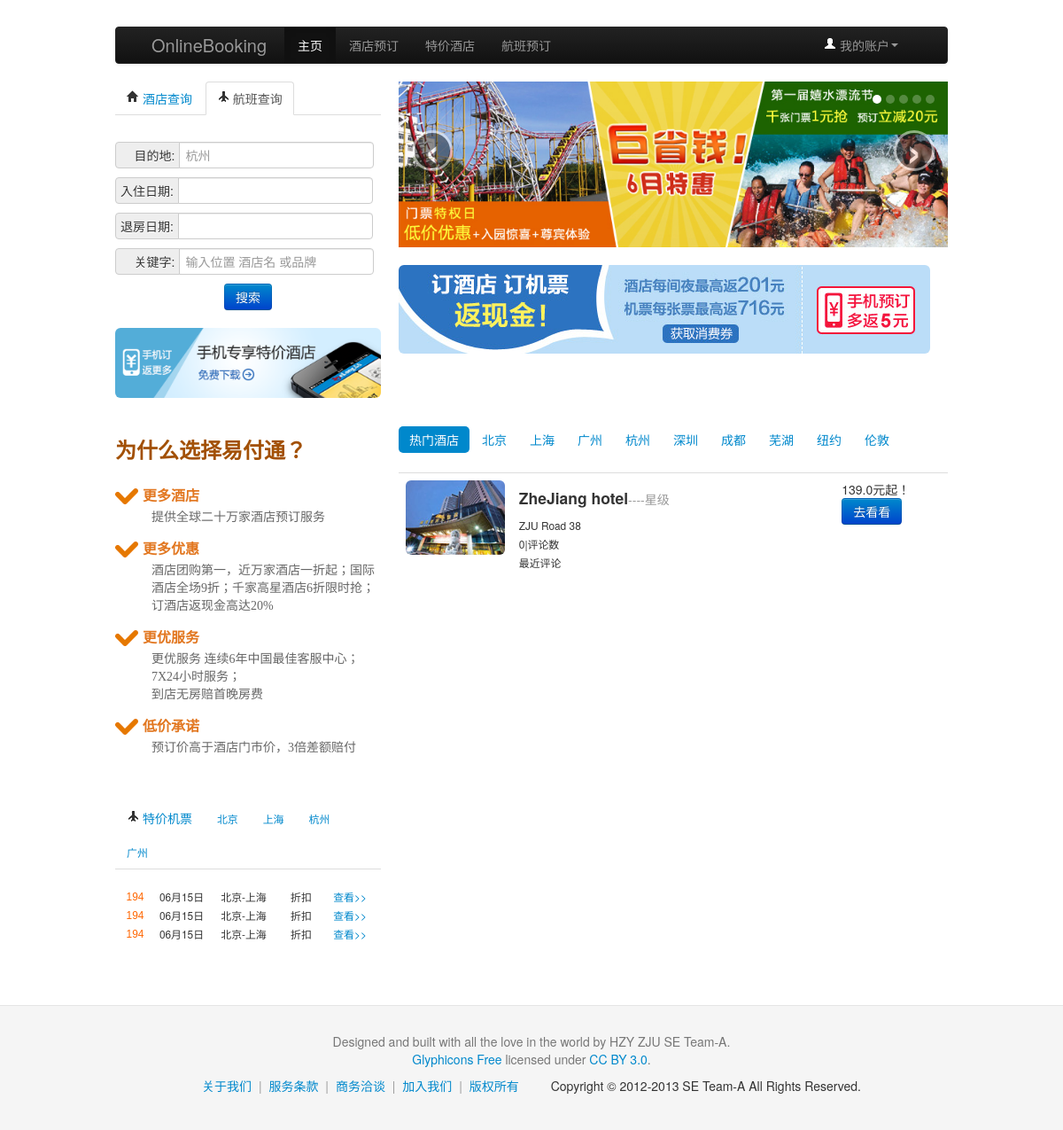
The app's page /, older data.
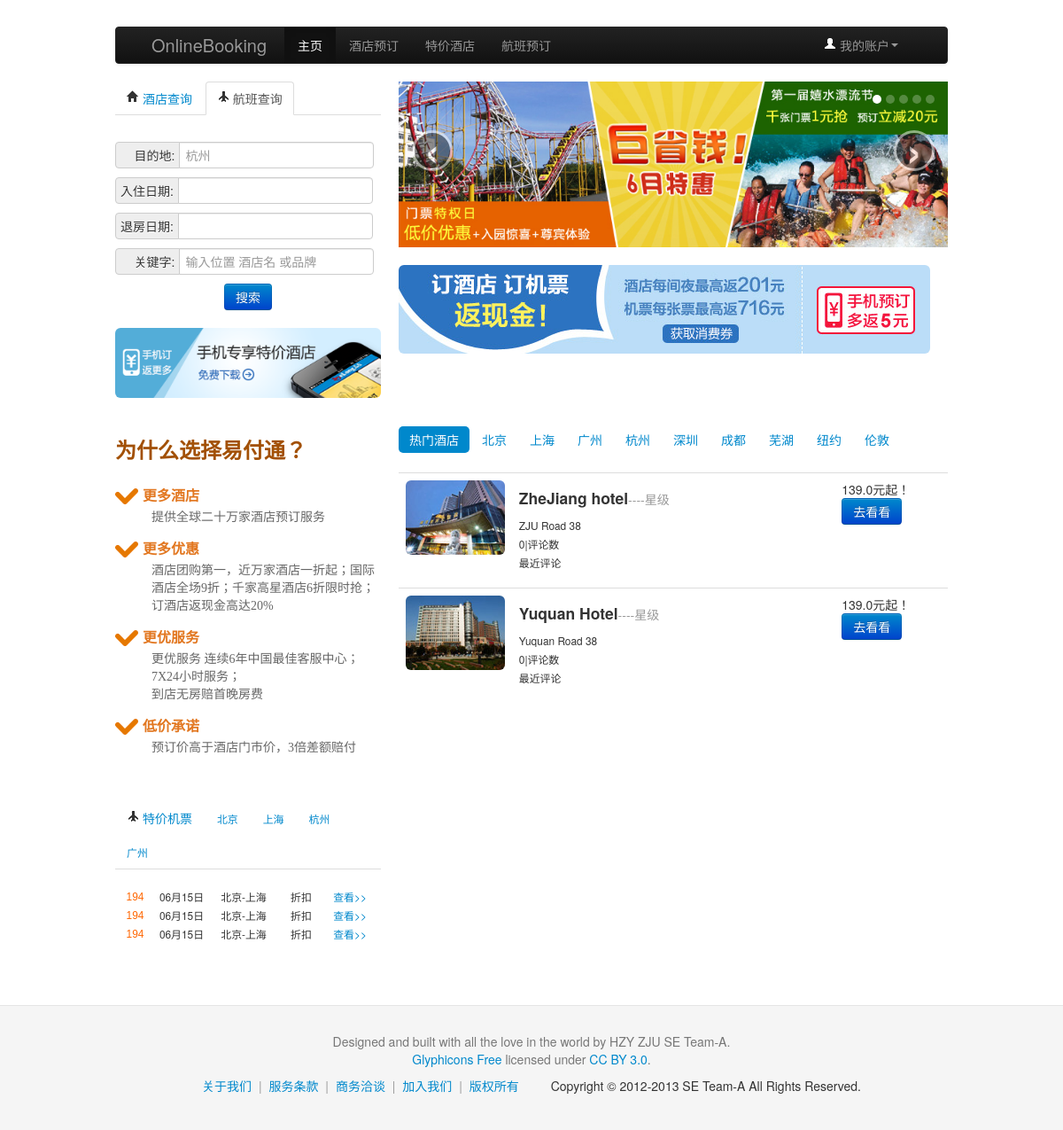
The same page, newer data.
### models.py (models this page shows, shortened)
class Hotel(Base):
	__tablename__ = 'hotel'
	id = Column(Integer, primary_key=True)
	name = Column(String(20), nullable=False)
	city = Column(String(10), nullable=False)
	location = Column(String(100), nullable=False)
	telphone = Column(String(20))
	lowest_price = Column(Float(4), nullable=False)
	detail_info = Column(Text(500))
	hotel_pic = Column(String(50),nullable=False)
	star = Column(Integer, nullable=False,default=0)
	score = Column(Integer,nullable=False,default=0)
	rooms = relationship("Room", backref="hotel")

### online.py (the view)
@app.route('/')
def index():
	hotel_info = db_session.query(Hotel).all()
	pre_order = {}
	if session.get('logged_in'):
		pre_order = db_session.query(Pre_order).filter_by(user_id = 1).all()
	return render_template('my.html', hotel_info=hotel_info, pre_order=pre_order)

### online.py (called while the page is built)
@app.teardown_request
def shutdown_session(exception=None):
	db_session.remove()

### templates/my.html (shortened to what the changed rows need)
<!DOCTYPE html>
<html lang="en">
 <head>
  <head>
    <link href="{{ url_for('static', filename='bootstrap/css/bootstrap.min.css') }}" rel="stylesheet" media="screen">
  </head>
<body>
<div class="container">
	<div class="row">
		<div class="span8">
			<table class="table table-hover" id="hotel_table">
				<tbody>
				{% for info in hotel_info %}
					<tr>
						<td width="20%">
							<img alt="140x140" src="{{ url_for('static', filename='img/'+ info.name +'.jpg') }}" class="img-rounded" />
						</td>
						<td width="57%">
							<ol class="unstyled">
								<li>
									<h4>
										{{ info.name }}<small>----星级</small>
									</h4>
								</li>
								<li>
								<small>{{ info.location }}</small>
								</li>
								<li>
								<small>{{ info.score }}|评论数</small>
								</li>
								<li>
									<small>最近评论</small>
								</li>
							</ol>
						</td>
						<td width="20%">
							<div>{{ info.lowest_price }}元起！</div>
							{% if session.manager %}
							<a href="{{ url_for('update_hotel',hotel_id=info.id)}}"><button class="btn btn-primary" type="button">更新</button></a>
							{% else %}
							<a href="{{ url_for('hotel_detail',hotel_id=info.id)}}"><button class="btn btn-primary" type="button">去看看</button></a>
							{% endif %}
						</td>
					</tr>
					{% endfor %}
				</tbody>
			</table>
		</div>
	</div>
</div>
  </body>
</html>

Row changes from the older to the newer data that the page shows:
added Hotel: name (picture), name "Yuquan Hotel", location "Yuquan Road 38", score "0", lowest_price "139.0"
